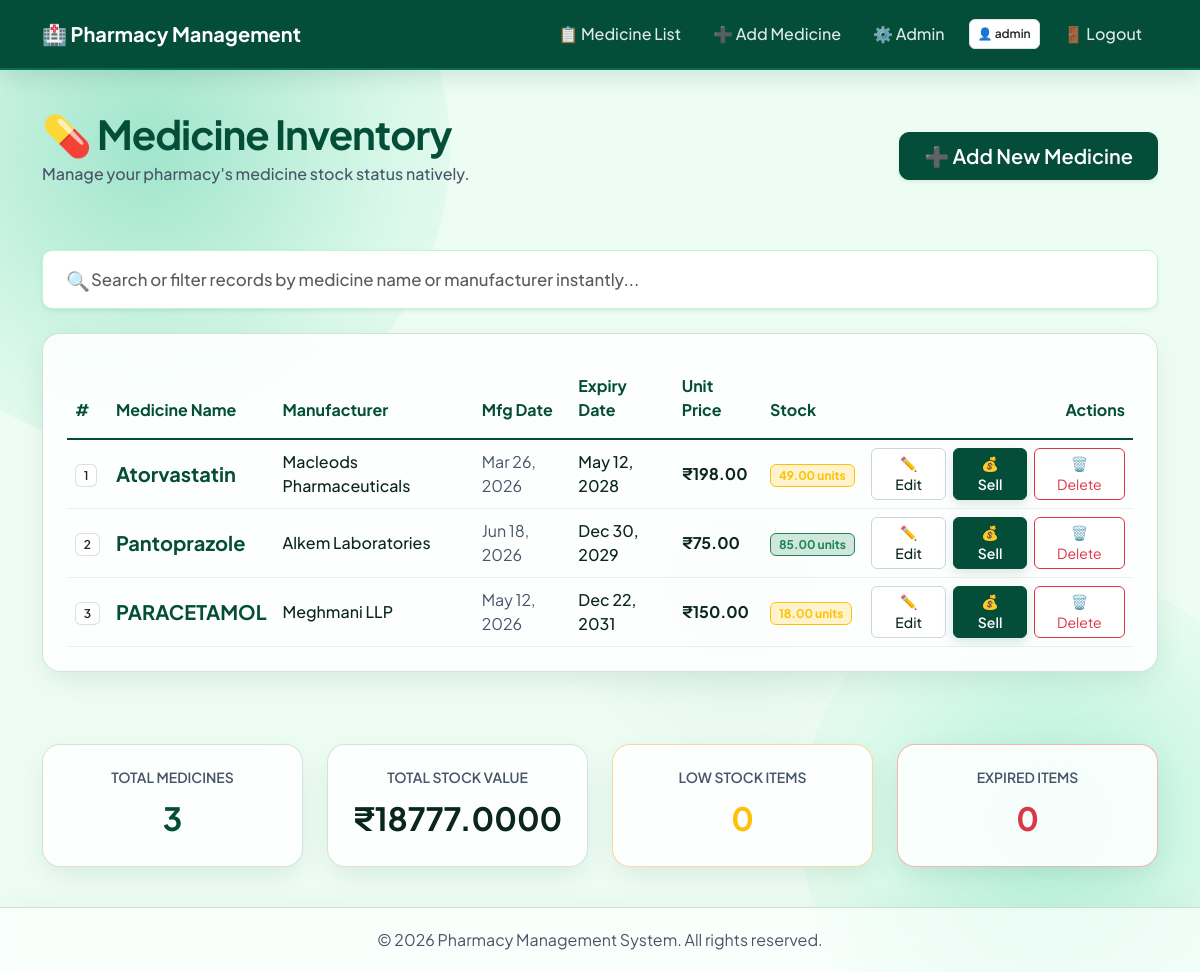
The page /list-medicine (signed in) on the database its author committed.
### Pharmacy/models.py (models this page shows, shortened)
class Pharmacy(models.Model):
    medicine_name = models.CharField(
        max_length=100,
        help_text="Name of the medicine"
    )
    manufacturer = models.CharField(
        max_length=100,
        help_text="Name of the medicine manufacturer/company"
    )
    manufacture_date = models.DateField(
        help_text="Date when the medicine was manufactured"
    )
    expiry_date = models.DateField(
        help_text="Date when the medicine expires"
    )
    unit_price = models.DecimalField(
        max_digits=10,
        decimal_places=2,
        help_text="Price of one unit of medicine"
    )
    stock_available = models.DecimalField(
        max_digits=10,
        decimal_places=2,
        help_text="Quantity of medicine available in stock"
    )
    created_at = models.DateTimeField(auto_now_add=True)
    updated_at = models.DateTimeField(auto_now=True)
    class Meta:
        verbose_name_plural = "Pharmacy"
        ordering = ['-created_at']

### Pharmacy/views.py (the view)
# urls.py: path('list-medicine', views.list_medicines, name='medicine_list'),
@login_required(login_url='pharmacy:login')
def list_medicines(request):
    medicines = Pharmacy.objects.all()
    today = timezone.now().date()
    total_value = sum(m.unit_price * m.stock_available for m in medicines)
    low_stock_count = Pharmacy.objects.filter(stock_available__lte=10).count()
    expired_count = Pharmacy.objects.filter(expiry_date__lt=today).count()
    context = {
        'medicines': medicines,
        'total_value': total_value,
        'low_stock_count': low_stock_count,
        'expired_count': expired_count,
    }
    return render(request, 'pharmacy/list_medicine.html', context)

### Pharmacy/templates/pharmacy/list_medicine.html (shortened to what this page needs)
{% extends "pharmacy/base.html" %}
{% block content %}
    <div class="d-flex justify-content-between align-items-center mb-5">
        <div>
            <h1 class="mb-1 fw-bold" style="letter-spacing: -1px; color: var(--med-primary);">💊 Medicine Inventory</h1>
            <p style="color: var(--text-muted); font-weight: 500;">Manage your pharmacy's medicine stock status natively.</p>
        </div>
        <a href="{% url 'pharmacy:medicine_add' %}" class="btn btn-glass-success btn-lg px-4 shadow-sm">
            <span>➕ Add New Medicine</span>
        </a>
    </div>
    {% if medicines %}
        <div class="mb-4 position-relative">
            <span class="position-absolute top-50 start-0 translate-middle-y ps-4 text-muted select-none" style="z-index: 5; font-size: 1.2rem;">🔍</span>
            <input type="text" id="medicineSearch" autocomplete="off"
                   placeholder="Search or filter records by medicine name or manufacturer instantly..."
                   class="form-control form-control-lg ps-5 py-3 shadow-sm transition-all"
                   style="background: rgba(255, 255, 255, 0.4); backdrop-filter: blur(10px); border: 1px solid var(--glass-border); border-radius: 16px; color: var(--text-slate); font-weight: 500; font-size: 1.05rem;">
        </div>
        <div class="glass-panel p-4 mb-5 overflow-hidden">
            <div class="table-responsive">
                <table class="table align-middle mb-0" style="--bs-table-bg: transparent; --bs-table-color: var(--text-slate); --bs-table-border-color: rgba(4, 78, 57, 0.08); --bs-table-hover-bg: rgba(255, 255, 255, 0.5);">
                    <thead>
                        <tr style="border-bottom: 2px solid var(--med-primary); --bs-table-bg: transparent;">
                            <th class="py-3" style="color: var(--med-primary); font-weight: 700;">#</th>
                            <th class="py-3" style="color: var(--med-primary); font-weight: 700;">Medicine Name</th>
                            <th class="py-3" style="color: var(--med-primary); font-weight: 700;">Manufacturer</th>
                            <th class="py-3" style="color: var(--med-primary); font-weight: 700;">Mfg Date</th>
                            <th class="py-3" style="color: var(--med-primary); font-weight: 700;">Expiry Date</th>
                            <th class="py-3" style="color: var(--med-primary); font-weight: 700;">Unit Price</th>
                            <th class="py-3" style="color: var(--med-primary); font-weight: 700;">Stock</th>
                            <th class="py-3 text-end" style="color: var(--med-primary); font-weight: 700;">Actions</th>
                        </tr>
                    </thead>
                    <tbody id="medicineTableBody">
                    {% for m in medicines %}
                        <tr class="medicine-record-row" style="--bs-table-bg: transparent;">
                            <td><span class="badge bg-white text-dark border fw-semibold" style="border-color: var(--glass-border) !important;">{{ forloop.counter }}</span></td>
                            <td><strong class="fs-5 medicine-name-query" style="color: var(--med-primary);">{{ m.medicine_name }}</strong></td>
                            <td class="medicine-manufacturer-query" style="color: var(--text-slate); font-weight: 500;">{{ m.manufacturer }}</td>
                            <td style="color: var(--text-muted);">{{ m.manufacture_date|date:"M d, Y" }}</td>
                            <td>
                                {% now "Y-m-d" as today %}
                                {% if m.expiry_date|date:"Y-m-d" < today %}
                                    <span class="badge bg-danger bg-opacity-10 text-danger border border-danger">⚠️ Expired</span>
                                {% else %}
                                    <span style="color: var(--text-slate);" class="fw-medium">{{ m.expiry_date|date:"M d, Y" }}</span>
                                {% endif %}
                            </td>
                            <td><span class="fw-bold" style="color: var(--text-slate);">₹{{ m.unit_price }}</span></td>
                            <td>
                                {% if m.stock_available > 50 %}
                                    <span class="badge bg-success-subtle text-success border border-success px-2 py-1.5">{{ m.stock_available }} units</span>
                                {% elif m.stock_available > 10 %}
                                    <span class="badge bg-warning-subtle text-warning border border-warning px-2 py-1.5">{{ m.stock_available }} units</span>
                                {% else %}
                                    <span class="badge bg-danger-subtle text-danger border border-danger animate-pulse px-2 py-1.5">{{ m.stock_available }} Low Stock</span>
                                {% endif %}
                            </td>
                            <td class="text-end">
                                <div class="btn-group gap-2">
                                    <a href="{% url 'pharmacy:medicine_edit' pk=m.pk %}" class="btn btn-sm btn-glass-secondary px-3" style="border-radius:6px !important;" title="Edit">✏️ Edit</a>
                                    <a href="{% url 'pharmacy:medicine_sell' pk=m.pk %}" class="btn btn-sm btn-glass-success px-3" style="border-radius:6px !important;" title="Sell">💰 Sell</a>
                                    <a href="{% url 'pharmacy:medicine_delete' pk=m.pk %}" class="btn btn-sm btn-outline-danger bg-white px-3" style="border-radius:6px !important;" title="Delete">🗑️ Delete</a>
                                </div>
                            </td>
                        </tr>
                    {% endfor %}
                    </tbody>
                </table>
            </div>
        </div>
        <div class="row g-4 mt-2">
            <div class="col-md-3">
                <div class="glass-panel text-center p-4">
                    <h6 class="text-uppercase tracking-wider small" style="color: var(--text-muted); font-weight: 600;">Total Medicines</h6>
                    <p class="mb-0 fw-bold fs-2" style="color: var(--med-primary);">{{ medicines|length }}</p>
                </div>
            </div>
            <div class="col-md-3">
                <div class="glass-panel text-center p-4">
                    <h6 class="text-uppercase tracking-wider small" style="color: var(--text-muted); font-weight: 600;">Total Stock Value</h6>
                    <p class="mb-0 fw-bold fs-2" style="color: var(--text-slate);">₹{{ total_value|default:"0.00" }}</p>
                </div>
            </div>
            <div class="col-md-3">
                <div class="glass-panel text-center p-4" style="border-color: rgba(245, 158, 11, 0.4);">
                    <h6 class="text-uppercase tracking-wider small" style="color: var(--text-muted); font-weight: 600;">Low Stock Items</h6>
                    <p class="mb-0 fw-bold fs-2 text-warning">{{ low_stock_count|default:"0" }}</p>
                </div>
            </div>
            <div class="col-md-3">
                <div class="glass-panel text-center p-4" style="border-color: rgba(239, 68, 68, 0.4);">
                    <h6 class="text-uppercase tracking-wider small" style="color: var(--text-muted); font-weight: 600;">Expired Items</h6>
                    <p class="mb-0 fw-bold fs-2 text-danger">{{ expired_count|default:"0" }}</p>
                </div>
            </div>
        </div>
    {% endif %}
{% endblock %}

### Pharmacy/templates/pharmacy/base.html (shortened to what this page needs)
{% load static %}
<!DOCTYPE html>
<html lang="en">
<head>
    <link href="https://cdn.jsdelivr.net/npm/bootstrap@5.3.0/dist/css/bootstrap.min.css" rel="stylesheet">
</head>
<body>
    <nav class="navbar navbar-expand-lg navbar-dark navbar-glass">
        <div class="container-fluid container">
            <a class="navbar-brand" href="{% url 'pharmacy:medicine_list' %}">🏥 Pharmacy Management</a>
            <div class="collapse navbar-collapse" id="navbarNav">
                <ul class="navbar-nav ms-auto align-items-center">
                    {% if user.is_authenticated %}
                        <li class="nav-item"><a class="nav-link" href="{% url 'pharmacy:medicine_list' %}">📋 Medicine List</a></li>
                        <li class="nav-item"><a class="nav-link" href="{% url 'pharmacy:medicine_add' %}">➕ Add Medicine</a></li>
                        {% if user.is_staff %}
                            <li class="nav-item"><a class="nav-link" href="{% url 'pharmacy:admin_dashboard' %}">⚙️ Admin</a></li>
                        {% endif %}
                        <li class="nav-item px-2">
                            <span class="badge bg-white text-dark border p-2 fw-semibold">👤 {{ user.username }}</span>
                        </li>
                        <li class="nav-item"><a class="nav-link text-danger" href="{% url 'pharmacy:logout' %}">🚪 Logout</a></li>
                    {% else %}
                        <li class="nav-item"><a class="nav-link" href="{% url 'pharmacy:register' %}">📝 Register</a></li>
                        <li class="nav-item"><a class="nav-link" href="{% url 'pharmacy:login' %}">🔐 Login</a></li>
                    {% endif %}
                </ul>
            </div>
        </div>
    </nav>
    <main class="container">
        {% block content %}{% endblock %}
    </main>
    <footer>
        <p class="mb-0">&copy; 2026 Pharmacy Management System. All rights reserved.</p>
    </footer>
</body>
</html>

### Pharmacy/templates/pharmacy/base.html (style rules this page uses)
:root { --bg-base: #eefdf4; --med-primary: #044e39; --med-accent: #00cc88; --text-slate: #0b261f; --text-muted: #475569; --glass-sheet: rgba(255, 255, 255, 0.88); --glass-sheet-hover: rgba(255, 255, 255, 0.96); --glass-border: rgba(4, 78, 57, 0.16); --glass-shadow: rgba(4, 78, 57, 0.12); }
body { font-family: 'Plus Jakarta Sans', sans-serif; background-color: var(--bg-base); color: var(--text-slate); min-height: 100vh; display: flex; flex-direction: column; position: relative; z-index: 1; overflow-x: hidden; }
body::before { content: ''; position: fixed; width: 600px; height: 600px; top: -150px; left: -150px; background: radial-gradient(circle, rgba(16, 185, 129, 0.35) 0%, rgba(52, 211, 153, 0.1) 60%, rgba(0,0,0,0) 100%); border-radius: 50%; z-index: -2; }
body::after { content: ''; position: fixed; width: 500px; height: 500px; bottom: -100px; right: -100px; background: radial-gradient(circle, rgba(0, 204, 136, 0.25) 0%, rgba(167, 243, 208, 0.15) 65%, rgba(0,0,0,0) 100%); border-radius: 50%; z-index: -2; }
main { flex: 1; padding: 40px 20px; z-index: 2; }
.glass-panel { background: var(--glass-sheet); backdrop-filter: blur(16px) saturate(120%); -webkit-backdrop-filter: blur(16px) saturate(120%); border: 1px solid var(--glass-border); border-radius: 18px; box-shadow: 0 10px 30px -5px var(--glass-shadow), inset 0 1px 2px 0 rgba(255, 255, 255, 0.6); transition: transform 0.25s cubic-bezier(0.2, 0.8, 0.2, 1), background-color 0.25s ease, box-shadow 0.25s ease; }
.form-control, .form-select { background: #ffffff !important; border: 1px solid #bbf7d0 !important; color: var(--text-slate) !important; border-radius: 10px !important; font-weight: 500; transition: all 0.2s ease !important; }
.navbar-glass { background: var(--med-primary) !important; border-bottom: 2px solid rgba(16, 185, 129, 0.3); padding: 14px 0; box-shadow: 0 6px 25px rgba(4, 78, 57, 0.15); }
.navbar-brand { font-weight: 700; color: #ffffff !important; }
.nav-link { color: rgba(255, 255, 255, 0.88) !important; font-weight: 500; border-radius: 8px; padding: 8px 16px !important; transition: all 0.2s ease; }
.btn-glass-success { background: var(--med-primary); border: 1px solid var(--med-primary); color: #ffffff; border-radius: 10px; font-weight: 600; transition: all 0.2s ease; box-shadow: 0 4px 12px rgba(4, 78, 57, 0.15); }
.btn-glass-secondary { background: #ffffff; border: 1px solid #cbd5e1; color: var(--text-slate); border-radius: 10px; font-weight: 500; transition: all 0.2s ease; }
footer { background: rgba(255, 255, 255, 0.65); backdrop-filter: blur(16px) saturate(120%); -webkit-backdrop-filter: blur(16px) saturate(120%); border-top: 1px solid var(--glass-border); padding: 20px; text-align: center; color: var(--text-muted); margin-top: auto; box-shadow: 0 -5px 25px rgba(4, 78, 57, 0.04); z-index: 2; }

### rows shown on the page
Pharmacy: medicine_name "Atorvastatin", manufacturer "Macleods Pharmaceuticals", manufacture_date "Mar 26, 2026", expiry_date "May 12, 2028", unit_price "198.00", stock_available "49.00"
Pharmacy: medicine_name "Pantoprazole", manufacturer "Alkem Laboratories", manufacture_date "Jun 18, 2026", expiry_date "Dec 30, 2029", unit_price "75.00", stock_available "85.00"
Pharmacy: medicine_name "PARACETAMOL", manufacturer "Meghmani LLP", manufacture_date "May 12, 2026", expiry_date "Dec 22, 2031", unit_price "150.00", stock_available "18.00"

### other values the page prints
{{ user.username }} "admin"
{{ medicines|length }} "3"
{{ total_value|default:"0.00" }} "18777.0000"
{{ low_stock_count|default:"0" }} "0"
{{ expired_count|default:"0" }} "0"
